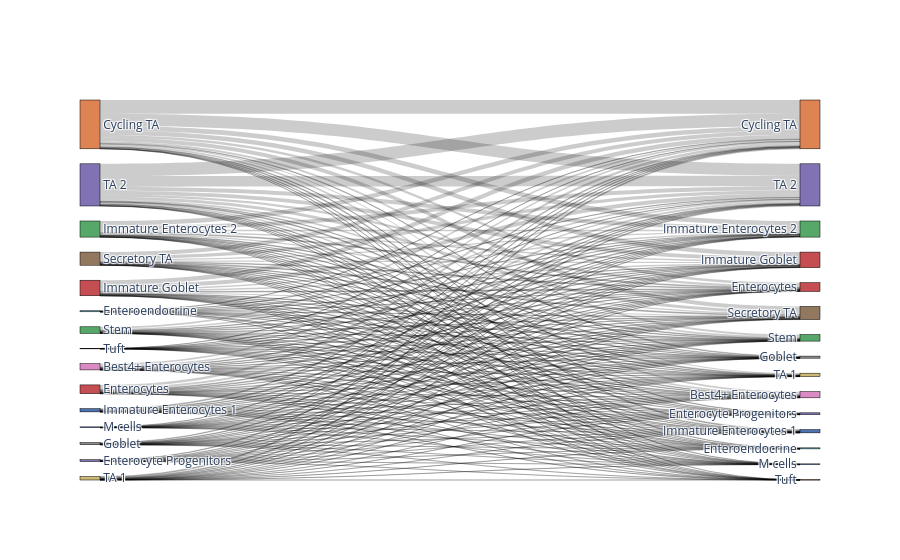

Write notebook code for a chart like this one.
### Code cell
# Compare to random assignment
import random
random.seed(1)
adata_predicted.obs['random_labeling'] = list(adata_predicted.obs['Cluster'].sample(frac=1))

bc.tl.report(
    adata_pred=adata_predicted,
    celltype='Cluster', 
    method="compare_to_random_" + method, 
    analysis_name=analysis_name + '_Cluster',
    train_datasets = adata_trains,
    test_dataset = adata_orig,
    merge = merge,
    name_prediction="random_labeling",
    name_report="compare_to_random_auto_annot", 
    use_raw=use_raw,
    remove_nonshared=False, 
    clustering='leiden', 
    asymmetric_matrix=True, 
    delimiter='\t', 
    verbose=True)

### Figure 1 — Plotly figure (JSON) as saved in the notebook; plotly's stock layout.template omitted (floating-point values rounded to 4 significant figures; data arrays with more than 128 entries replaced by an {"elided": "..."} marker saying what was removed)
{"data": [{"link": {"source": {"elided": "221 int values"}, "target": {"elided": "221 int values"}, "value": {"elided": "221 int values"}}, "node": {"color": ["#da8bc3", "#dd8452", "#8172b3", "#c44e52", "#64b5cd", "#8c8c8c", "#4c72b0", "#55a868", "#c44e52", "#4c72b0", "#937860", "#55a868", "#ccb974", "#8172b3", "#dd8452", "#da8bc3", "#dd8452", "#8172b3", "#c44e52", "#64b5cd", "#8c8c8c", "#4c72b0", "#55a868", "#c44e52", "#4c72b0", "#937860", "#55a868", "#ccb974", "#8172b3", "#dd8452"], "label": ["Best4+ Enterocytes", "Cycling TA", "Enterocyte Progenitors", "Enterocytes", "Enteroendocrine", "Goblet", "Immature Enterocytes 1", "Immature Enterocytes 2", "Immature Goblet", "M cells", "Secretory TA", "Stem", "TA 1", "TA 2", "Tuft", "Best4+ Enterocytes", "Cycling TA", "Enterocyte Progenitors", "Enterocytes", "Enteroendocrine", "Goblet", "Immature Enterocytes 1", "Immature Enterocytes 2", "Immature Goblet", "M cells", "Secretory TA", "Stem", "TA 1", "TA 2", "Tuft"], "line": {"color": "black", "width": 0.5}, "pad": 15, "thickness": 20}, "type": "sankey"}], "layout": {}}
